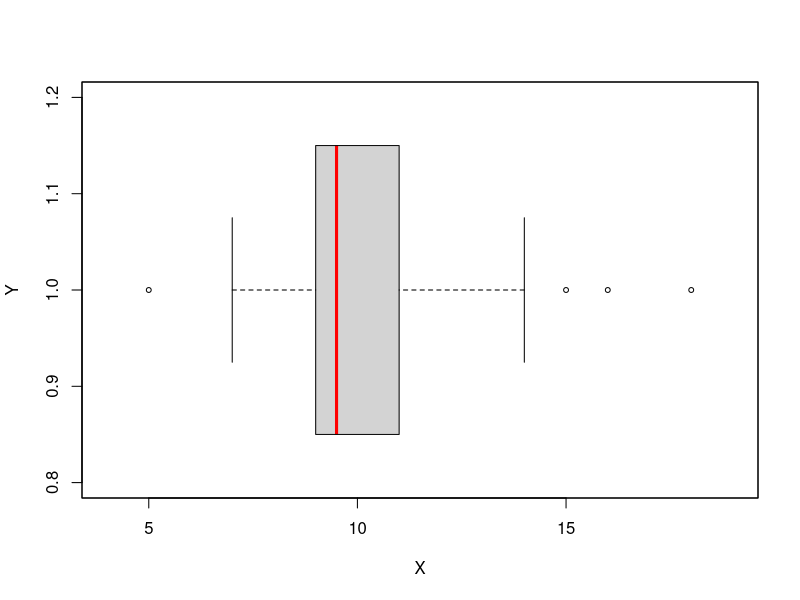

Here is the R script that generated this plot:
x = c(5,7,7,9,9,9,9,9,9,9,10,11,11,11,11,11,14,15,16,18)
t = 0.65

plot(1, type="n", xlab="X", ylab="Y", xlim=c(4, 19), ylim=c(0.8, 1.2), xaxt="n")
boxplot(x, horizontal = TRUE, cex = t, ylim = c(4, 19),
        width = 1, boxwex = 0.3, add=T, medcol="red")
